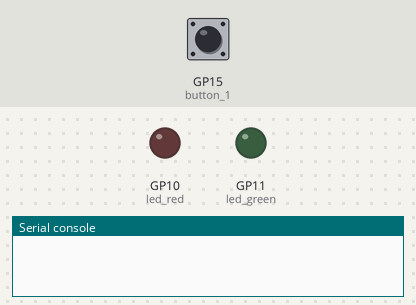
A program run on a simulated Raspberry Pi Pico running MicroPython. On the bench: output pins drawn as LEDs (lit = HIGH), the last lines printed to the serial console. Dashed ring = blinking. Inputs (shaded band) come from the test bench; at power-on: GP15 (button_1) LOW.

Above: at 1.2 s.
1.3 s: GP15 (button_1) pulled HIGH for 0.15 s
At 2.6 s:
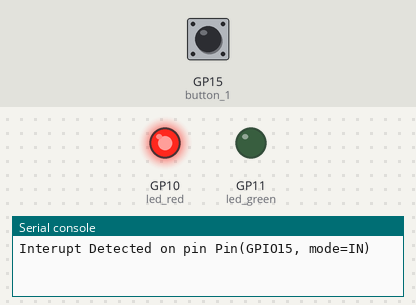
At 7.1 s:
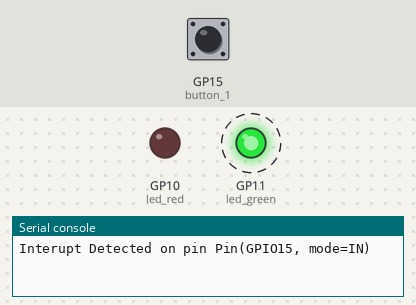
Timing chart, 0 to 10.4 s (numbered marks = the images above; inputs shaded):
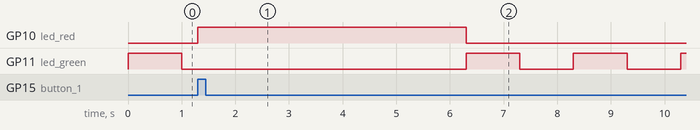

Measured:
- after the input at 1.3 s, GP10 (led_red): LOW → HIGH at once, → LOW 5.0 s later

The program:

interupts.py
```python
import machine
import utime

led_red = machine.Pin(10, machine.Pin.OUT)
led_green = machine.Pin(11, machine.Pin.OUT)


# Turn LED off
led_red.value(0)

button_1 = machine.Pin(15, machine.Pin.IN, machine.Pin.PULL_DOWN)

def interuptHandler(pin):
    print(f"Interupt Detected on pin {pin}")
    # Temporatly set handler to none so that the handler is not avaliable while it is running.
    button_1.irq(handler=None, trigger=machine.Pin.IRQ_RISING)  # type: ignore
    led_red.value(1)
    utime.sleep(5)
    led_red.value(0)
    # reset handler so it can be called again.
    button_1.irq(handler=interuptHandler, trigger=machine.Pin.IRQ_RISING)


button_1.irq(handler=interuptHandler, trigger=machine.Pin.IRQ_RISING)

while True:
    led_green.toggle()
    utime.sleep(1)
```
